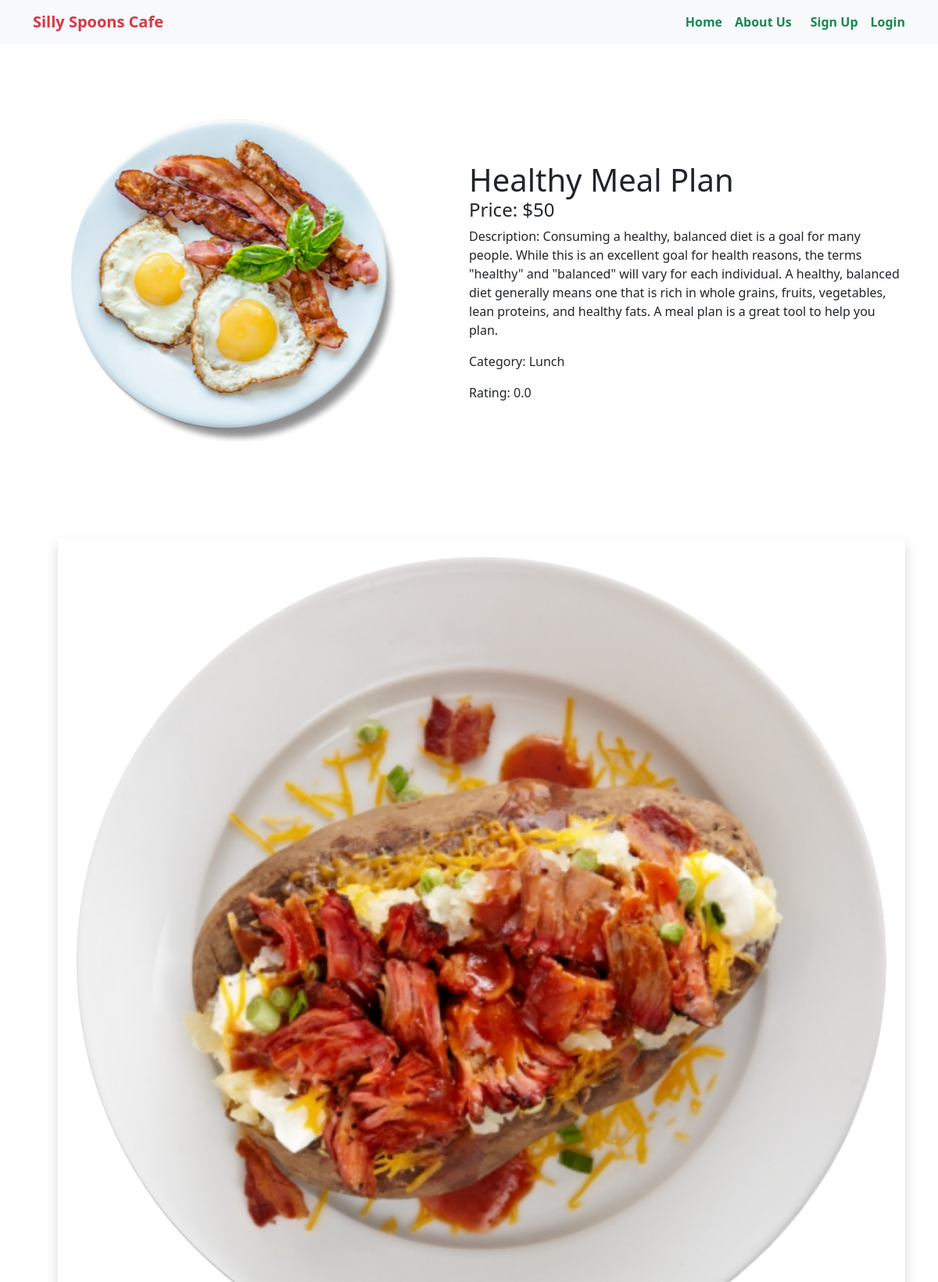
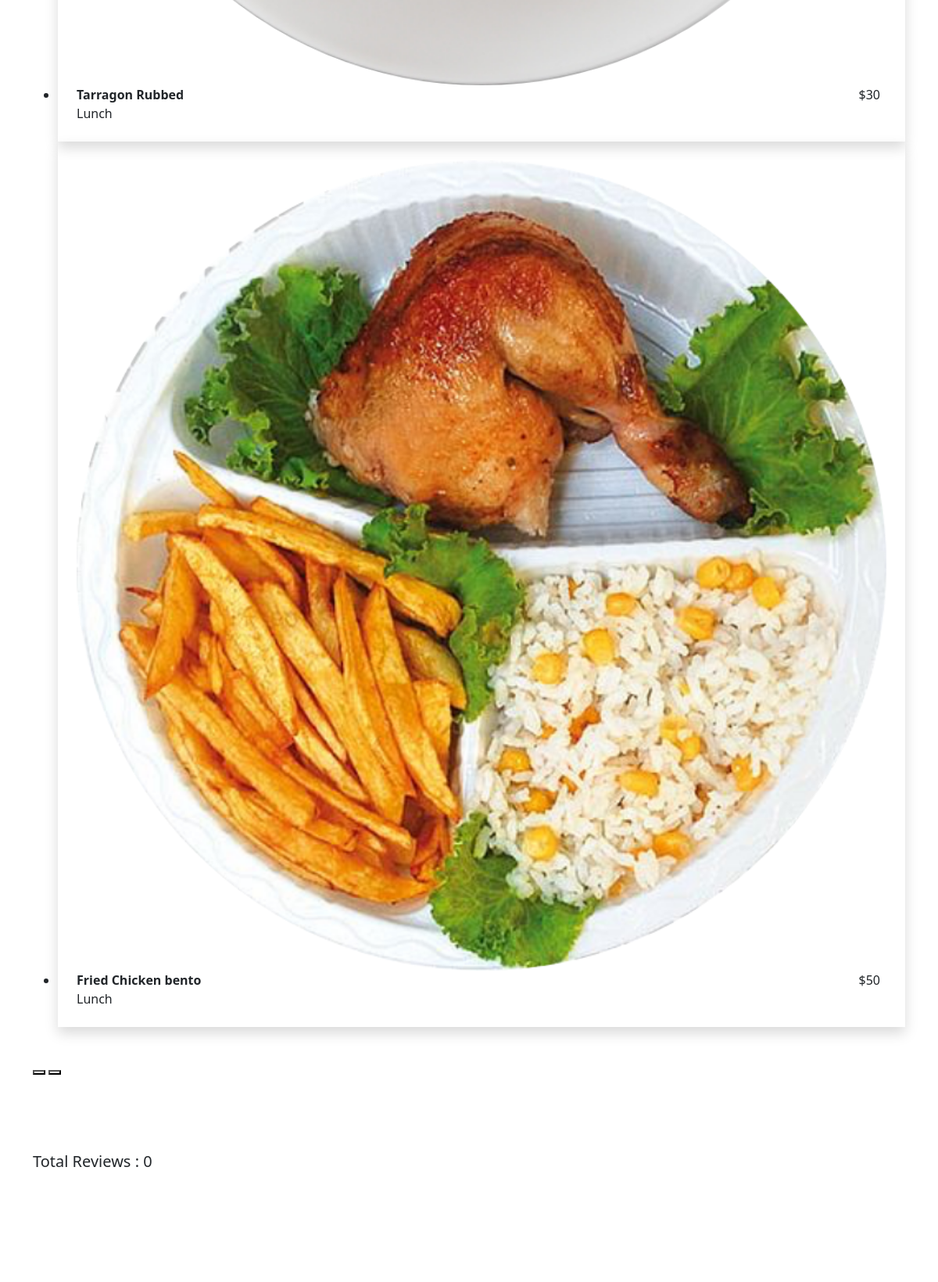
Page /food/fooddetails/101 (upper part) on the committed database (2 pictures, top to bottom).
### food/models.py (models this page shows, shortened)
class Food(models.Model):
    foodid = models.IntegerField(primary_key=True)
    name = models.CharField(max_length=50)
    price = models.IntegerField()
    description = models.TextField()
    rating = models.FloatField(default=0.0)
    category = models.ForeignKey(Category, on_delete=models.CASCADE)
    author = models.ForeignKey(User, on_delete=models.CASCADE)
    image = models.ImageField(upload_to='food/images')

class Category(models.Model):
    name = models.CharField(max_length=30)
    slug = models.SlugField(max_length=40)
    image = models.ImageField(upload_to='food/images', null=True, blank=True)
    def __str__(self):
        return self.name

### food/views.py (the view, shortened to what this page needs)
# urls.py: path('fooddetails/<int:foodid>', views.FoodDetailsView.as_view(), name='food_details' ),
class FoodDetailsView(DetailView):
    model = models.Food
    template_name = 'food_details.html'
    pk_url_kwarg = 'foodid'
    def get_context_data(self, **kwargs):
        context = super().get_context_data(**kwargs)
        food = self.object
        reviews = food.reviews.all()
        review_form = forms.ReviewForm()
        foodData = models.Food.objects.filter(category = self.object.category ).exclude(foodid = self.object.foodid)
        context["foodData"] = foodData
        context['reviews'] = reviews
        context['review_form'] = review_form
        return context

### food/templates/food_details.html (shortened to what this page needs)
{% extends 'base.html' %}
{% load crispy_forms_tags %}
{% block content %}
<div class="container my-5 py-5">
  <div class="mb-3 " style="max-width: 100%;">
    <div class="row g-0">
      <div class="col-lg-6">
        <img src="{{food.image.url}}" class="img-fluid rounded-start w-75 ms-5" alt="...">
      </div>
      <div class="col-lg-6 my-auto">
        <div class="card-body ">
          <h1 class="card-title">{{food.name}}</h1>
          <h4 class="card-text">Price: ${{food.price}}</h4>
          <p class="card-text">Description: {{food.description}}</p>
          <p class="card-text">Category: {{food.category}}</p>
          <p class="card-text">Rating: {{food.rating}}</p>
        </div>
      </div>
    </div>
  </div>
  <div class="swiffy-slider slider-item-show3 slider-item-reveal slider-nav-dark slider-nav-outside-expand my-5 py-5">
    <ul class="slider-container py-4" id="slider2">
      {% for food in foodData %}
        <li>
          <a href="{% url 'food_details' food.foodid %}" class="text-decoration-none text-dark">
            <div class="shadow h-100 p-4">
                <div class="ratio ratio-1x1">
                    <img src="{{ food.image.url }}" class="card-img-top" loading="lazy" alt="...">
                </div>
                <div class="card-body d-flex flex-column flex-md-row">
                    <div class="flex-grow-1">
                        <strong>{{food.name}}</strong>
                        <p class="card-text">{{food.category}}</p>
                    </div>
                    <div class="px-md-2">${{food.price}}</div>
                </div>
            </div>
          </a>
        </li>
        {% endfor %}
    </ul>
    <button type="button" class="slider-nav" aria-label="Go to previous"></button>
    <button type="button" class="slider-nav slider-nav-next" aria-label="Go to next"></button>
</div>
    <div class="my-5">
      <div class="card-body">
        <h5 class="my-3">Total Reviews : {{reviews | length}}</h5>
      </div>
    </div>
</div>
{% endblock %}

### static/css/style.css (style rules this page uses)
:root { --card_width: 200px; --card_border_radius: 16px; --row_increment: 5px; --card_small: 25; --card_medium: 35; --card_large: 45; }

### rows in the picture
Food: image (picture), name "Healthy Meal Plan", price "50", description "Consuming a healthy, balanced diet is a goal for many people. While this is an excellent goal for health reasons, the terms \"healthy\" and \"balanced\" will vary for each individual. A healthy, balanced diet generally means one that is rich in whole grains, fruits, vegetables, lean proteins, and healthy fats. A meal plan is a great tool to help you plan.", category "Lunch", rating "0.0"
Food: image (picture), name "Tarragon Rubbed", category "Lunch", price "30"
Food: image (picture), name "Fried Chicken bento", category "Lunch", price "50"

### other values in the picture
{{ reviews | length }} "0"
